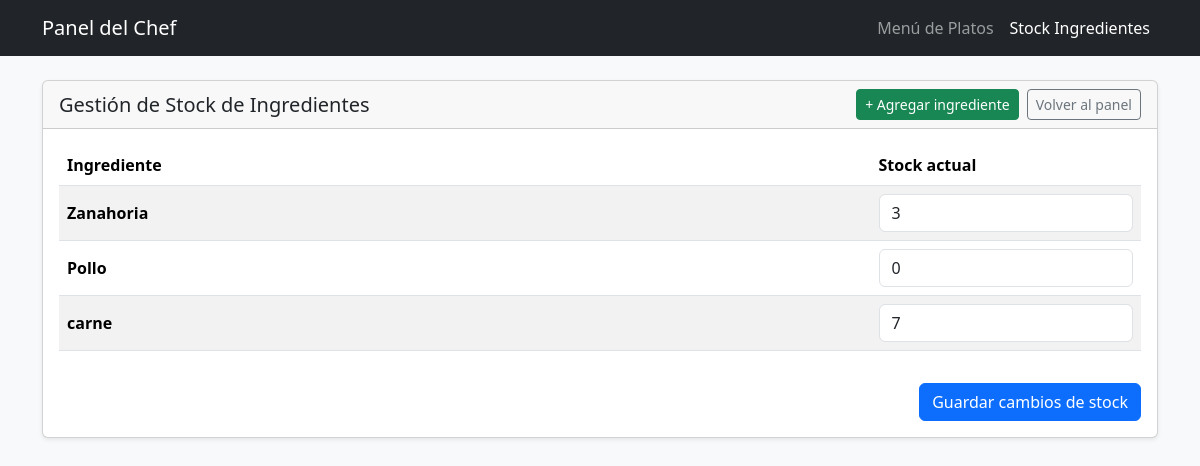
/stock-ingredientes/, run on the app's committed database.
### mainApp/models.py (models this page shows, shortened)
class Ingrediente(models.Model):
    nombre = models.CharField(max_length=100, unique=True)
    stock = models.PositiveIntegerField(default=0)

### mainApp/views.py (the view)
# urls.py: path('stock-ingredientes/', views.stock_ingredientes, name='stock_ingredientes'),
def stock_ingredientes(request):
    IngredienteFormSet = modelformset_factory(
        Ingrediente,
        form=IngredienteStockForm,
        extra=0
    )
    if request.method == 'POST':
        formset = IngredienteFormSet(request.POST, queryset=Ingrediente.objects.all())
        if formset.is_valid():
            formset.save()
            messages.success(request, 'Stock de ingredientes actualizado correctamente.')
            return redirect('stock_ingredientes')
    else:
        formset = IngredienteFormSet(queryset=Ingrediente.objects.all())
    context = {
        'titulo': 'Gestión de Stock de Ingredientes',
        'formset': formset,
    }
    return render(request, 'menu/stock_ingredientes.html', context)

### templates/menu/stock_ingredientes.html (shortened to what this page needs)
<!DOCTYPE html>
<html lang="es">
<head>
    <link href="https://cdn.jsdelivr.net/npm/bootstrap@5.3.3/dist/css/bootstrap.min.css" rel="stylesheet">
</head>
<body class="bg-light">
<nav class="navbar navbar-expand-lg navbar-dark bg-dark mb-4">
    <div class="container">
        <a class="navbar-brand" href="{% url 'administrador' %}">Panel del Chef</a>
        <div class="collapse navbar-collapse" id="navbarNav">
            <ul class="navbar-nav ms-auto">
                <li class="nav-item">
                    <a class="nav-link" href="{% url 'lista_platos' %}">Menú de Platos</a>
                </li>
                <li class="nav-item">
                    <a class="nav-link active" aria-current="page" href="{% url 'stock_ingredientes' %}">
                        Stock Ingredientes
                    </a>
                </li>
            </ul>
        </div>
    </div>
</nav>
<div class="container">
    <div class="row">
        <div class="col-12">
            <div class="card shadow-sm">
                <div class="card-header d-flex justify-content-between align-items-center">
                    <h5 class="mb-0">{{ titulo }}</h5>
                    <div class="d-flex gap-2">
                        <a href="{% url 'crear_ingrediente' %}" class="btn btn-success btn-sm">
                            + Agregar ingrediente
                        </a>
                        <a href="{% url 'administrador' %}" class="btn btn-outline-secondary btn-sm">
                            Volver al panel
                        </a>
                    </div>
                </div>
                <div class="card-body">
                    {% if formset %}
                    <form method="post">
                        <div class="table-responsive">
                            <table class="table table-striped table-hover align-middle">
                                <thead>
                                    <tr>
                                        <th style="width: 60%;">Ingrediente</th>
                                        <th style="width: 20%;">Stock actual</th>
                                    </tr>
                                </thead>
                                <tbody>
                                    {% for form in formset %}
                                    <tr>
                                        <td>
                                            <strong>{{ form.instance.nombre }}</strong>
                                        </td>
                                        <td style="max-width: 200px;">
                                            {{ form.stock }}
                                        </td>
                                    </tr>
                                    {% empty %}
                                    <tr>
                                        <td colspan="2" class="text-center text-muted py-3">
                                            No hay ingredientes registrados.
                                        </td>
                                    </tr>
                                    {% endfor %}
                                </tbody>
                            </table>
                        </div>
                        <div class="text-end mt-3">
                            <button type="submit" class="btn btn-primary">
                                Guardar cambios de stock
                            </button>
                        </div>
                    </form>
                    {% else %}
                    <p class="text-muted">No hay ingredientes disponibles para gestionar.</p>
                    {% endif %}
                </div>
            </div>
        </div>
    </div>
</div>
</body>
</html>

### data on the page
Ingrediente: instance.nombre "Zanahoria"
Ingrediente: instance.nombre "Pollo"
Ingrediente: instance.nombre "carne"

### other printed values
{{ titulo }} "Gestión de Stock de Ingredientes"
